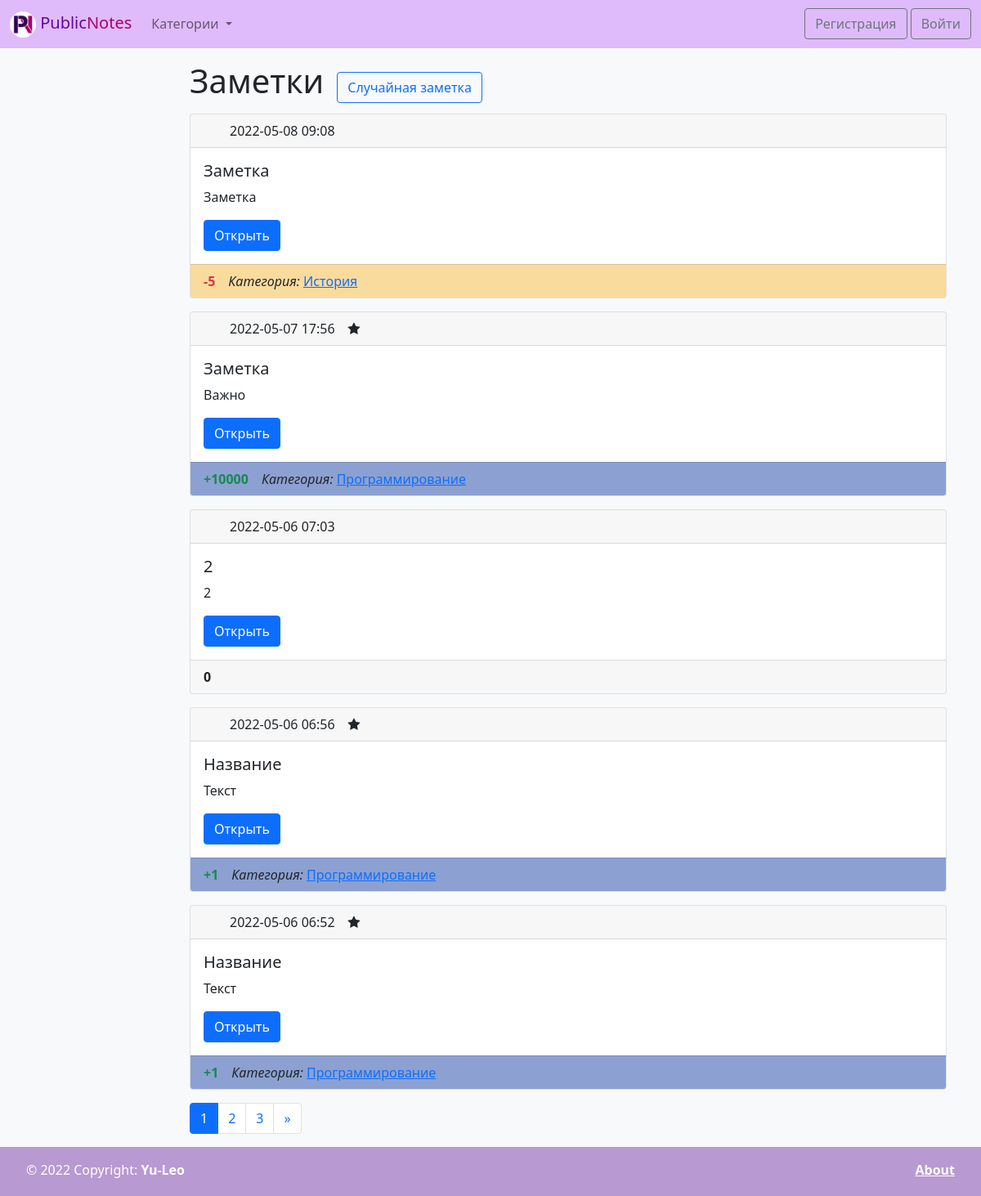
The app's page /, older data.
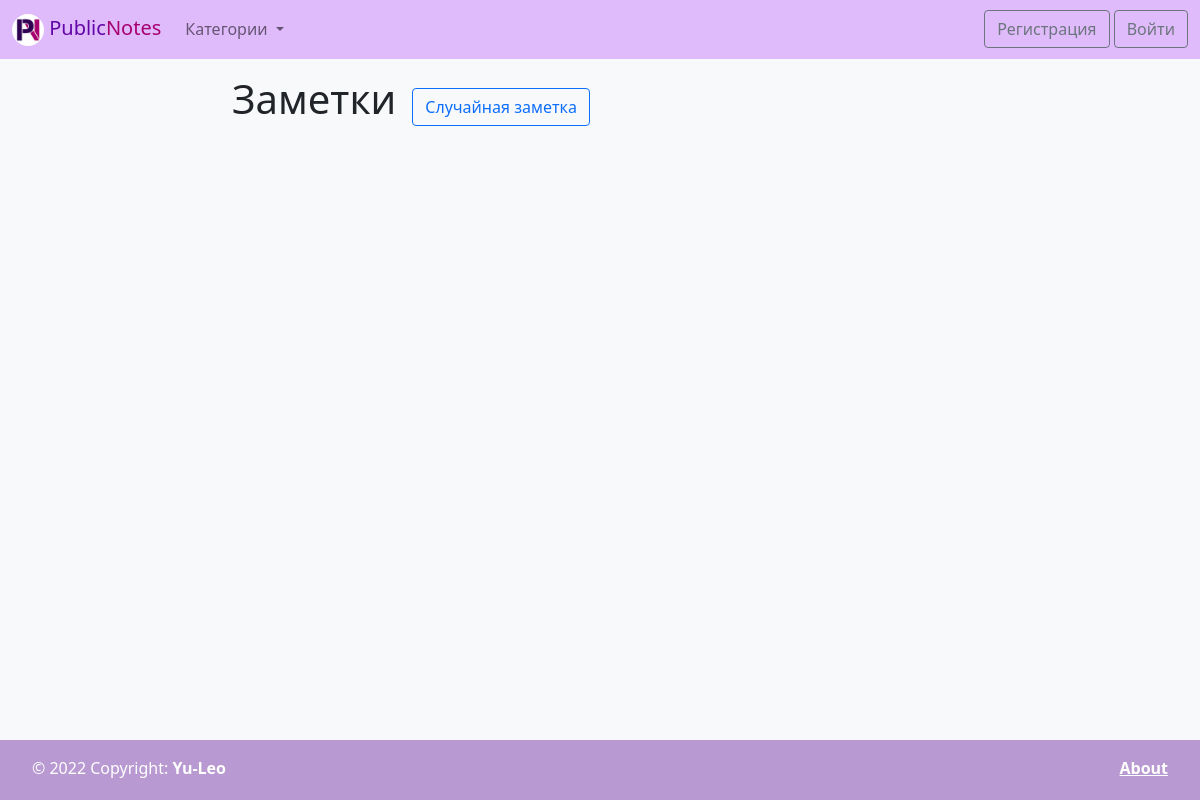
The same page, newer data.
### wall/models.py (models this page shows, shortened)
class Note(models.Model):
    title = models.CharField(max_length=150, verbose_name='Название')
    content = models.TextField(verbose_name='Текст', blank=True)
    created_at = models.DateTimeField(auto_now_add=True, verbose_name='Дата создания')
    rating = models.IntegerField(verbose_name='Рейтинг', default=0)
    stared = models.BooleanField(verbose_name='Важная', default=False)
    category = models.ForeignKey('Category', on_delete=models.PROTECT, verbose_name='Категория', null=True, blank=True)
    def get_absolute_url(self):
        return reverse('note', kwargs={"pk": self.pk})
    class Meta:
        verbose_name = 'Заметка'
        verbose_name_plural = 'Заметки'
        ordering = ['-created_at', 'title']

class Category(models.Model):
    title = models.CharField(max_length=150, verbose_name='Название', unique=True)
    color = models.CharField(max_length=6, verbose_name='Код цвета')
    def get_absolute_url(self):
        return reverse('category', kwargs={"pk": self.pk})
    class Meta:
        verbose_name = 'Категория'
        verbose_name_plural = 'Категории'
        ordering = ['title', 'color']

### wall/views.py (the view)
# urls.py: path('', index, name='home'),
def index(request):
    notes = Note.objects.all().select_related('category')
    paginator = Paginator(notes, 5)
    page_num = request.GET.get('page', 1)
    page_objects = paginator.get_page(page_num)
    context = {
        'page_obj': page_objects
    }
    return render(request, 'wall/index.html', context)

### wall/templatetags/wall_tags.py (called while the page is built)
@register.simple_tag
def get_categories():
    return Category.objects.annotate(cnt=Count('note')).order_by('-cnt', 'title')

@register.simple_tag
def get_notes_count_for_category(category):
    return Note.objects.filter(category=category).count()

### wall/templates/wall/index.html (shortened to what this page needs)
{% extends 'base.html' %}
{% block content_title %}
<div class="hstack gap-3">
    <h1 class="mb-3">Заметки</h1>
    <a href="{% url 'random_note' %}" class="btn btn-outline-primary">Случайная заметка</a>
</div>
{% endblock %}
{% block content %}
{% include 'wall/inc/_notes_list.html' %}
{% include 'wall/inc/_pagination.html' %}
{% endblock %}

### templates/base.html (shortened to what this page needs)
<!doctype html>
<html lang="ru">
<head>
    <link href="https://cdn.jsdelivr.net/npm/bootstrap@5.1.3/dist/css/bootstrap.min.css" rel="stylesheet"
>
    <link rel="stylesheet" href="https://maxcdn.bootstrapcdn.com/font-awesome/4.5.0/css/font-awesome.min.css">
    <link rel="stylesheet" href="/static/wall/css/style.css">
    {% load static %}
</head>
<body class="bg-light">
{% include 'inc/_navbar.html'%}
<div class="container">
    <div class="row pt-3">
        <div class="col-md-2">
        </div>
        <div class="col-md-10" >
            {% block content_title %} {% endblock %}
            {% block content %} CONTENT {% endblock %}
        </div>
    </div>
</div>
{% include 'inc/_footer.html'%}
</body>
</html>

### templates/inc/_navbar.html (shortened to what this page needs)
{% load wall_tags %}
{% load static %}
<nav class="navbar navbar-expand-lg navbar-light purple-navbar text-white">
    <div class="container-fluid">
        <a class="navbar-brand" href="{% url 'home' %}">
            <img src="{% static 'wall/img/logo.png' %}" alt="" width="32" height="32"
                 class="d-inline-block align-text-center rounded-circle">
            <span class="dark_purple_text">Public</span><span class="dark_pink_text">Notes</span>
        </a>
        <div class="collapse navbar-collapse" id="navbarNavDropdown">
            <ul class="navbar-nav">
                <li class="nav-item dropdown">
                    <a class="nav-link dropdown-toggle" href="#" id="navbarDropdownMenuLink" role="button"
                       data-bs-toggle="dropdown" aria-expanded="false">
                        Категории
                    </a>
                </li>
            </ul>
        </div>
        <div class="">
            {% if request.user.is_authenticated %}
            <a class="btn btn-outline-secondary disabled" href="#" role="button" aria-disabled="true">
                {{ request.user.username }}</a>
            <a class="btn btn-outline-secondary" href="{% url 'logout' %}" role="button">Выйти</a>
            {% else %}
            <a class="btn btn-outline-secondary" href="{% url 'registration' %}" role="button">Регистрация</a>
            <a class="btn btn-outline-secondary" href="{% url 'login' %}" role="button">Войти</a>
            {% endif %}
        </div>
    </div>
</nav>

### wall/templates/wall/inc/_notes_list.html (shortened to what this page needs)
{% for item in page_obj %}
<div class="card mb-3">
    <div class="card-header">
        <div class="hstack gap-3">
            <div class="fw-light">{{ item.created_at|date:"Y-m-d H:i" }}</div>
            <div class="">
                {% if item.stared %}
                <i class="fa fa-star"></i>
                {% endif %}
            </div>
        </div>
    </div>
    <div class="card-body">
        <h5 class="card-title">{{ item.title|truncatewords:10 }}</h5>
        <p class="card-text">{{ item.content|truncatewords:30 }}</p>
        <a href="{{ item.get_absolute_url }}" class="btn btn-primary">Открыть</a>
    </div>
    <div class="card-footer"
         style="{% if item.category.color %}background-color: #{{item.category.color}}{% endif %}">
        <div class="hstack gap-3">
            {% if item.rating > 0 %}
            <div class="text-success fw-bold">+{{item.rating}}</div>
            {% elif item.rating < 0 %}
            <div class="text-danger fw-bold">{{item.rating}}</div>
            {% else %}
            <div class="fw-bold">{{item.rating}}</div>
            {% endif %}
            {% if item.category %}
            <div class=""><span class="fst-italic">Категория: </span><a href="{{ item.category.get_absolute_url }}">
                {{ item.category.title }}</a></div>
            {% endif %}
        </div>
    </div>
</div>
{% endfor %}

### wall/templates/wall/inc/_pagination.html (shortened to what this page needs)
{% if page_obj.has_other_pages %}
<nav aria-label="Page navigation">
    <ul class="pagination">
        {% for p in page_obj.paginator.page_range %}
        {% if page_obj.number == p %}
        <li class="page-item active"><a class="page-link" href="?page={{ p }}">{{ p }}</a></li>
        {% elif p > page_obj.number|add:-3 and p < page_obj.number|add:3 %}
        <li class="page-item"><a class="page-link" href="?page={{ p }}">{{ p }}</a></li>
        {% endif %}
        {% endfor %}
        {% if page_obj.has_next %}
        <li class="page-item">
            <a class="page-link" href="?page={{ page_obj.next_page_number  }}" aria-label="Next">
                <span aria-hidden="true">&raquo;</span>
            </a>
        </li>
        {% endif %}
    </ul>
</nav>
{% endif %}

### templates/inc/_footer.html
<footer class="d-flex justify-content-between text-white p-3">
    <div class="ps-3">
        © 2022 Copyright: <span class="fw-bold">Yu-Leo</span>
    </div>
    <div class="pe-3">
        <a class="text-white fw-bold" href="{% url 'about' %}">About</a>
    </div>
</footer>

### wall/static/wall/css/style.css (style rules this page uses)
html { position: relative; min-height: 100%; }
body { margin-bottom: 60px; }
footer { position: absolute; bottom: 0; width: 100%; height: 60px; background-color: #B899D1; }
.dark_purple_text { color: #6005A6; }
.purple-navbar { background-color: #E0BBFC; }
.dark_pink_text { color: #A60070; }

Row changes from the older to the newer data that the page shows:
removed Note: created_at "2022-05-08 09:08", title "Заметка", content "Заметка", rating "-5", category "История"
removed Note: created_at "2022-05-07 17:56", stared True (drawn), title "Заметка", content "Важно", rating "10000", category "Программирование"
removed Note: created_at "2022-05-06 07:03", title "2", content "2", rating "0"
removed Note: created_at "2022-05-06 06:56", stared True (drawn), title "Название", content "Текст", rating "1", category "Программирование"
removed Note: created_at "2022-05-06 06:52", stared True (drawn), title "Название", content "Текст", rating "1", category "Программирование"
Text that changed along with them:
list line gone: "1"
list line gone: "2"
list line gone: "3"
